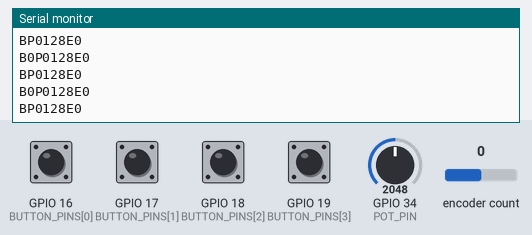
Bench run of a program on a simulated ESP32. Shown: the last lines printed to the serial monitor. The test bench sets the inputs (shaded band); at power-on: GPIO 16 (BUTTON_PINS[0]), GPIO 17 (BUTTON_PINS[1]), GPIO 18 (BUTTON_PINS[2]), GPIO 19 (BUTTON_PINS[3]) HIGH, encoder count 0, GPIO 34 (POT_PIN) = 2048 (analog values on the 0–4095 scale). Nothing arrives over Bluetooth unless stated.

Above: at 1.2 s.
1.3 s: encoder count set to 1
At 1.31 s:
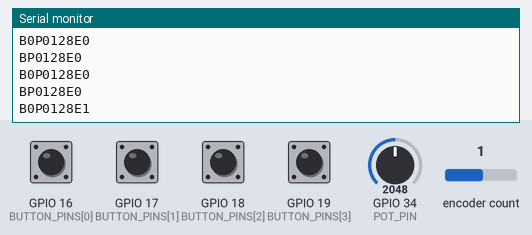
2.8 s: GPIO 34 (POT_PIN) set to 2866
At 2.95 s:
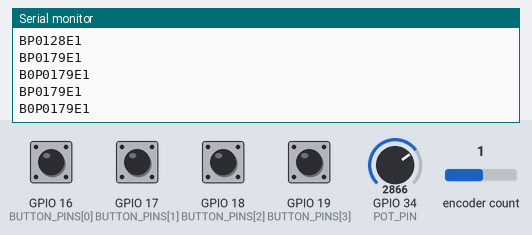
4.3 s: GPIO 16 (BUTTON_PINS[0]) pulled LOW for 0.15 s
At 4.32 s:
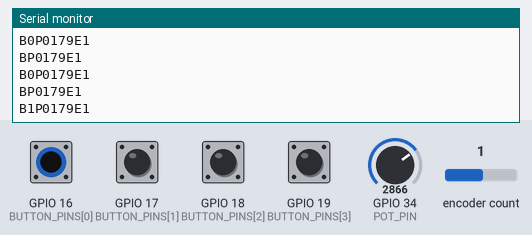
5.9 s: encoder count set to 2
At 6.05 s:
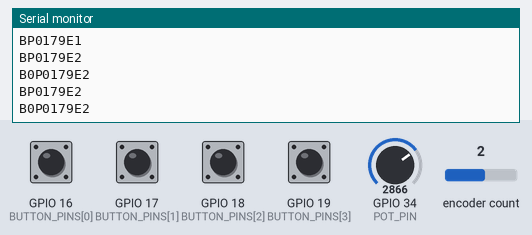
7.4 s: GPIO 16 (BUTTON_PINS[0]) pulled LOW for 1 s
At 7.51 s:
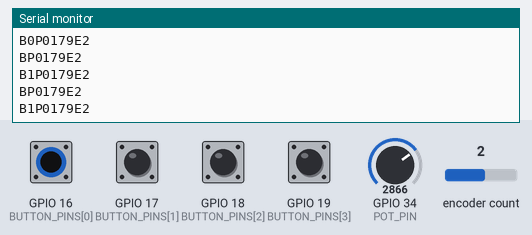
9.9 s: GPIO 34 (POT_PIN) set to 3603
At 9.97 s:
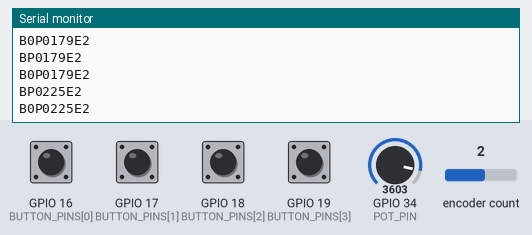
Timing chart, 0 to 12.4 s (numbered marks = the images above; inputs shaded):
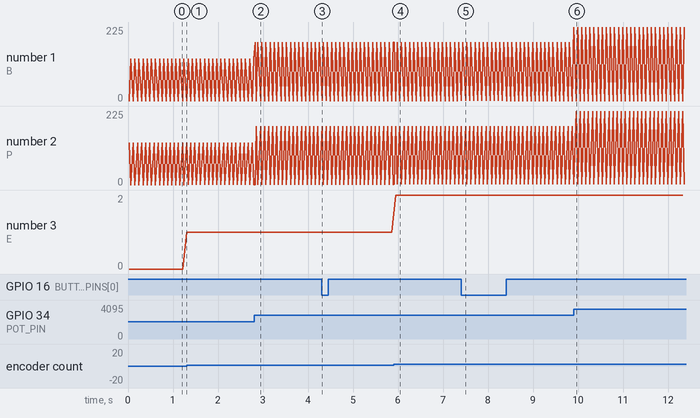

The program:

main.cpp
```cpp
#include <Arduino.h>
#include <BluetoothSerial.h>
#include <ESP32Encoder.h>
#include <stdio.h>
#include <string.h>

#include "led.h"
// ts is functionslop

// TODO
// add screen support
// add potentiometer lowk

ESP32Encoder enc;
BluetoothSerial SerialBT;

constexpr int BUTTON_COUNT = 12;
int BUTTON_PINS[BUTTON_COUNT] = {16, 17, 18, 19};
int MX_X[3] = {25, 26, 27};      // TODO
int MX_Y[4] = {16, 17, 18, 19};  // TODO

int posX = 0;
int posY = 0;
int btnIdx = 0;

int scanX = 0;

int CLK_PIN = 33;
int DT_PIN = 32;
int ENC_SW = 35;

int POT_PIN = 34;

int encCounter = 0;
int clk;
int prevClk;

// TODO: update for matrix where idx = y * 3 + x (y and x would be a set of matrix tx/rx active pins)
void getButtons(char* out) {
  for (int i = 0; i < 3; i++) {  // write high to
    digitalWrite(MX_X[i], i == scanX ? LOW : HIGH);
  }
  for (int y = 0; y < 4; y++) {
    int idx = y * 3 + scanX;
    out[idx] = !digitalRead(MX_Y[y]) ? '1' : '0';
  }
  scanX = (scanX + 1) % 3;
}

void getPotVal(char* out) {
  snprintf(out, 6, "P%04d", analogRead(POT_PIN));
}

void getEncoder(char* out) {
  snprintf(out, 16, "E%d", (int)(enc.getCount() / 4));
}
std::string lastConcatString = "";

bool isSerialOk = false;

void getColorStatus() {
  if (isSerialOk) {
    setColorStatus(GREEN, false);
    return;
  }
  setColorStatus(RED, false);
  return;
}

void checkSerial() {
  if (Serial.available() > 0 && Serial.readStringUntil('\n') == "PC_OK" && isSerialOk == false) {
    isSerialOk = true;
  }
}

void setup() {
  getColorStatus();

  Serial.begin(115200);
  for (int i = 0; i < 4; i++) {
    pinMode(BUTTON_PINS[i], INPUT_PULLUP);
  }
  SerialBT.begin("Jon Foenem");

  ESP32Encoder::useInternalWeakPullResistors = puType::up;
  // setup()
  pinMode(CLK_PIN, INPUT_PULLUP);
  pinMode(DT_PIN, INPUT_PULLUP);
  enc.attachFullQuad(CLK_PIN, DT_PIN);
  enc.setCount(0);
  pinMode(POT_PIN, INPUT);

  analogReadResolution(8);
}

char data[32];
char lastData[32] = "";

void updateAndSendSerialBT() {
  char butt[5];
  char pot[6];
  char encoder[16];

  getButtons(butt);
  getPotVal(pot);
  getEncoder(encoder);

  snprintf(data, sizeof(data), "B%s%s%s\n", butt, pot, encoder);

  if (strcmp(data, lastData) != 0) {
    Serial.write((const uint8_t*)data, strlen(data));
    strcpy(lastData, data);
  }
}

unsigned long lastSend = 0;

void loop() {
  if (millis() - lastSend >= 30) {
    updateAndSendSerialBT();
    lastSend = millis();
    getColorStatus();
  }
}
```

led.cpp
```cpp
#include "led.h"

#include "Arduino.h"

int ledR = 4;
int ledG = 5;

int lastLedR = 0;
int lastLedG = 0;

unsigned long timerLastMillis = 0;
int timerInterval = 500;

void writeLeds(int status) {
  switch (status) {
    case RED:
      digitalWrite(ledR, 255);
      digitalWrite(ledG, 0);
      return;
    case AMBER:
      digitalWrite(ledR, 255);
      digitalWrite(ledG, 255);
      return;
    case GREEN:
      digitalWrite(ledR, 0);
      digitalWrite(ledG, 255);
      return;
    case NONE:
      digitalWrite(ledR, 0);
      digitalWrite(ledG, 0);
      return;
    default:
      return;
  }
}

bool isTimerTimeout(int interval) {
  if (millis() - timerLastMillis > interval) {
    timerLastMillis = millis();
    return true;
  }
  return false;
}

int boolToAnalogInt(bool val) {
  if (val == true) return 255;
  return 0;
}

bool analogIntToBool(int val) {
  if (val > 127) return true;
  return false;
}

void setColorStatus(int status, bool isFlash) {
  static bool lastWrite = false;
  if (!isFlash) {
    writeLeds(status);
    return;
  }
  if (isTimerTimeout(500)) lastWrite = !lastWrite;
  writeLeds((lastWrite ? NONE : status));
}
```

led.h
```cpp
#pragma once

extern int ledR;
extern int ledG;

extern int lastLedR;
extern int lastLedG;

extern unsigned long timerLastMillis;
extern int timerInterval;

enum LedStat {
  RED,
  AMBER,
  GREEN,
  NONE
};

void setColorStatus(int color, bool isFlash);
```

Measured:
- after the input at 1.3 s, the serial monitor: prints a new line at once (image 1)
- after the input at 2.8 s, the serial monitor: prints a new line at once (image 2)
- after the input at 4.3 s, the serial monitor: prints a new line at once (image 3)
- after the input at 5.9 s, the serial monitor: prints a new line at once (image 4)
- after the input at 7.4 s, the serial monitor: prints a new line at once (image 5)
- after the input at 9.9 s, the serial monitor: prints a new line at once (image 6)
- plotted number 1: 128 → 179 after the input at 2.8 s, 0 → 225 after the input at 9.9 s
- plotted number 2: 0 → 1 after the input at 1.3 s, 1 → 2 after the input at 5.9 s
